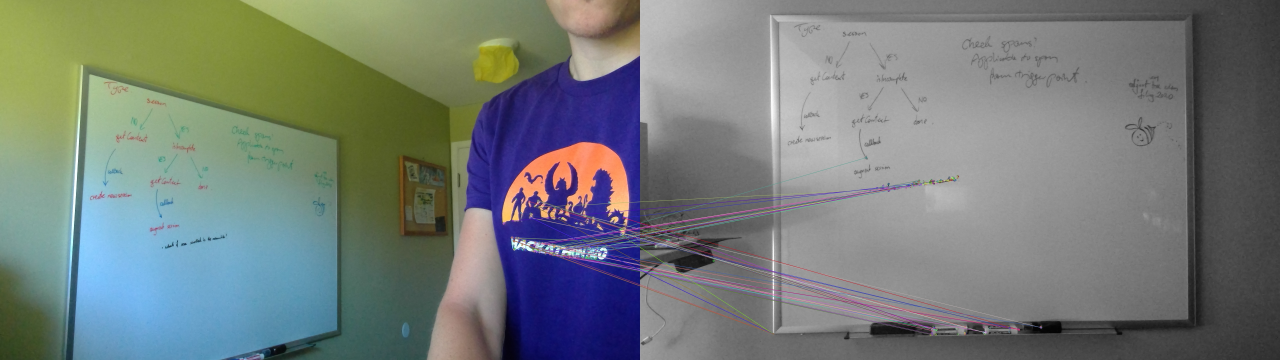
#> input picture matches.jpg, 5120 x 1440 px, given in place of the camera (shown at 1/4 size)
$ python WhiteBoardCropper.py
#> lines starting #> are read from the running program, lines starting #| are printed output that depends on the picture; after the words box and inside, x2 and y2 are one past the last pixel; in counts of white or black regions, pixels touching at a corner belong together
### FinalVersion/WhiteBoardFinder.py
from skimage import exposure
import numpy as np
import imutils
import cv2
import math

class WhiteBoardFinder:

    def __init__(self, precision, canny1, canny2):
#> further down, image is the input picture: shape (1440, 5120, 3); mean B, G, R 120.8, 123.9, 116.6
        self.precision = precision
        self.canny1 = canny1
        self.canny2 = canny2
        self.biggestAreaContours = None
        self.largestAreaFound = 1000

    def resetCache(self):
        self.biggestAreaContours = None
        self.largestAreaFound = 1000

    def findBoard(self, image):
        # compute the ratio of the old height
        # to the new height, clone it, and resize it
        ratio = image.shape[0] / 300.0
#> ratio = 4.8
        orig = image.copy()
        image = imutils.resize(image, height = 300)
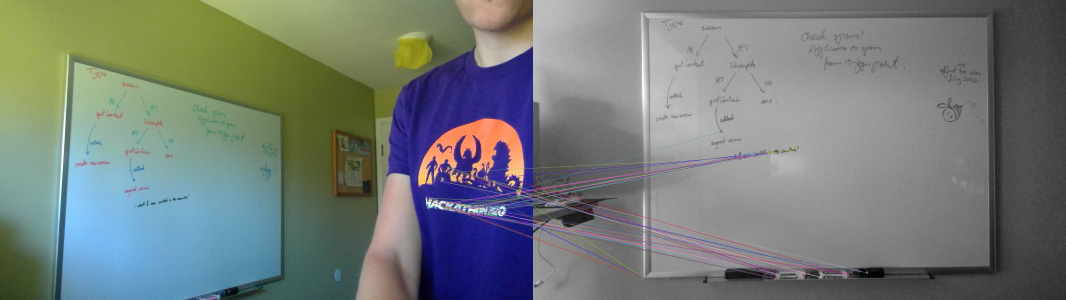
#> image: shape (300, 1066, 3); mean of channels 0, 1, 2 120.8, 123.9, 116.6; drawn as B, G, R
        # convert the image to grayscale, blur it, and find edges
        # in the image
        gray = cv2.cvtColor(image, cv2.COLOR_BGR2GRAY)
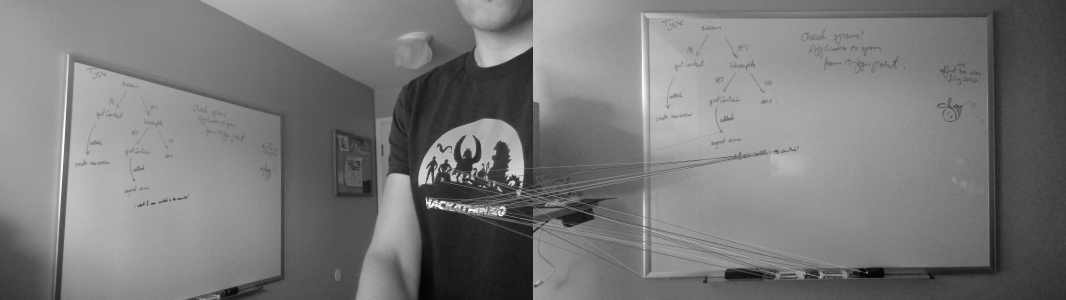
#> gray: shape (300, 1066); min 4, max 254, mean 121.4
        gray = cv2.bilateralFilter(gray, 5, 17, 17)
        edged = cv2.Canny(gray, self.canny1, self.canny2)
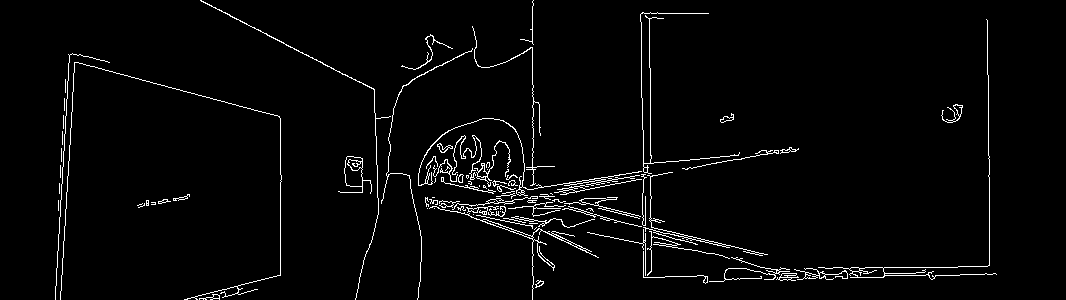
#> edged: shape (300, 1066); 2.8% white in thin lines or dots, all inside (x1, y1, x2, y2) = (55, 0, 997, 300)

        # FIND THE SCREEN
        # find contours in the edged image, keep only the largest
        # ones, and initialize our screen contour
        cnts = cv2.findContours(edged.copy(), cv2.RETR_TREE, cv2.CHAIN_APPROX_SIMPLE)
#> cnts = 179 contours, 120 with area under 20; largest, box (x1, y1, x2, y2) and area: (338, 156, 372, 194) 490, (344, 156, 363, 187) 368, (818, 19, 997, 280) 311, (852, 267, 885, 278) 262, (429, 206, 599, 300) 254
        cnts = imutils.grab_contours(cnts)
        cnts = sorted(cnts, key = cv2.contourArea, reverse = True)[:10]
#> cnts = 10 contours; largest, box (x1, y1, x2, y2) and area: (338, 156, 372, 194) 490, (344, 156, 363, 187) 368, (818, 19, 997, 280) 311, (852, 267, 885, 278) 262, (429, 206, 599, 300) 254
        screenCnt = None
        area = None

        # Use cached contours, if any
        screenCnt = self.biggestAreaContours

        # loop over our contours WHICH ARE NOW SORTED IN ORDER FROM BIGGEST DOWN
        for c in cnts:
            # approximate the contour
            peri = cv2.arcLength(c, True)
            area = cv2.contourArea(c)

            # There is no way a tiny board can happen so limit min size
            if (area < self.largestAreaFound-100):
                continue

            # This area is smaller than previously cached one, don't use it
            elif (area < self.largestAreaFound):
                continue

            approxOutline = cv2.approxPolyDP(c, self.precision * peri, True)

            # if our approximated contour has four or more points, then
            # we can assume that we have found our screen and can do further
            # processing if needed
            if len(approxOutline) >= 4:

                # qcif we made it this far it is a good contour and so we can save it
                self.largestAreaFound = area
                self.biggestAreaContours = approxOutline

                screenCnt = approxOutline
                break
#> this loop made 10 passes
#> (peri, area) on passes 1 to 10: (195.4, 490.5), (123, 368.5), (1236.1, 311), (136.2, 261.5), (789.4, 254), (1023.7, 195), (292.9, 159), (260.8, 121.5), (715.2, 111.5), (77.84, 104.5)

        if (screenCnt is None):
            cv2.putText(image, "Whiteboard lost. Please press r to reset", (5, 25), cv2.FONT_HERSHEY_COMPLEX , 0.5, (0, 255, 0))
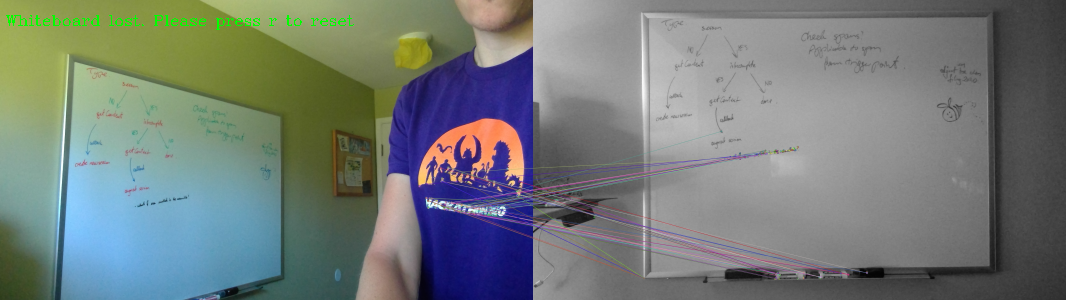
#> image: shape (300, 1066, 3); 0.29% of pixels changed, all inside (x1, y1, x2, y2) = (6, 15, 354, 30); drawn as B, G, R
            screenCnt = self.biggestAreaContours

        return screenCnt, ratio, image, edged, area

### FinalVersion/ImageWarper.py
from skimage import exposure
import numpy as np
import imutils
import cv2
import math

class ImageWarper:

    def __init__(self, whiteBoardFinder):
        self.whiteBoardFinder = whiteBoardFinder
        self.bestWarpFound = None

    def resetCache(self):
        self.biggestAreaContours = None
        self.largestAreaFound = None

    def getDistanceFromPoint(point, point2 = (0,0)):
        return math.sqrt((point[0] - point2[0])**2 + (point[1] - point2[1])**2)

    # [74 lines left out: functions orderPoints, warpPerspective, not called in this run]

### FinalVersion/WhiteBoardCropper.py
#Source for findBoard: https://www.pyimagesearch.com/2014/04/21/building-pokedex-python-finding-game-boy-screen-step-4-6/
#Source for warpPerspective: https://www.pyimagesearch.com/2014/05/05/building-pokedex-python-opencv-perspective-warping-step-5-6/

# import the necessary packages
from skimage import exposure
import numpy as np
import imutils
import cv2
import math

#import our classes
from ImageEnhancer import ImageEnhancer
from ImageWarper import ImageWarper
from WhiteBoardFinder import WhiteBoardFinder

# adjustments
Precision = 0.12
Canny1 = 30
Canny2 = 265
ShowCalibrationWindow = False


print(
" __          ___     _ _       _                         _    _____                                  \n" +
" \ \        / / |   (_) |     | |                       | |  / ____|                                 \n" +
"  \ \  /\  / /| |__  _| |_ ___| |__   ___   __ _ _ __ __| | | |     _ __ ___  _ __  _ __   ___ _ __  \n" +
"   \ \/  \/ / | '_ \| | __/ _ \ '_ \ / _ \ / _` | '__/ _` | | |    | '__/ _ \| '_ \| '_ \ / _ \ '__| \n" +
"    \  /\  /  | | | | | ||  __/ |_) | (_) | (_| | | | (_| | | |____| | | (_) | |_) | |_) |  __/ |    \n" +
"     \/  \/   |_| |_|_|\__\___|_.__/ \___/ \__,_|_|  \__,_|  \_____|_|  \___/| .__/| .__/ \___|_|    \n" +
"                                                                             | |   | |               \n" +
"                                                                             |_|   |_|               \n" +
"Controls:                                                                                            \n" +
"q = exit    r = reset    c = toggle calibration window                                               \n"
)

# initialize our classes
whiteBoardFinder = WhiteBoardFinder(Precision, Canny1, Canny2)
imageWarper = ImageWarper(whiteBoardFinder)
imageEnhancer = ImageEnhancer()

# start the camera
capture = cv2.VideoCapture(0, cv2.CAP_DSHOW)
capture.set(cv2.CAP_PROP_FRAME_WIDTH, 2560)
capture.set(cv2.CAP_PROP_FRAME_HEIGHT, 1440)
if not capture.isOpened():
    print("Cannot open camera")
    exit()

# start render loop
while True:
    # get data from camera
    ret, image = capture.read()

    # find the board
    contours, resizeRatio, annotatedImg, edges, area = whiteBoardFinder.findBoard(image)
#> resizeRatio = 4.8; area = 104.5

    if not ShowCalibrationWindow and contours is not None and len(contours) > 0:
        # process the image
        widthToHeightRatio = 4/3 # match my whiteboard ratio. TODO: make this an input parameter
        cropped = imageWarper.warpPerspective(image, contours, resizeRatio, area, widthToHeightRatio)
        annotatedImg = imageEnhancer.enhance(cropped)

    cv2.imshow('Whiteboard Cropper', imutils.resize(annotatedImg))

    # the overly elaborate controls
    key = cv2.waitKey(1)
#> (key q is pressed here)
    if key == ord('q'): # exit
        break

    elif key == ord('r'): # reset
        imageWarper.resetCache()
        whiteBoardFinder.resetCache()

    elif key == ord('c'): #calibration window
        ShowCalibrationWindow = not ShowCalibrationWindow

# release resources
capture.release()
cv2.destroyAllWindows()
